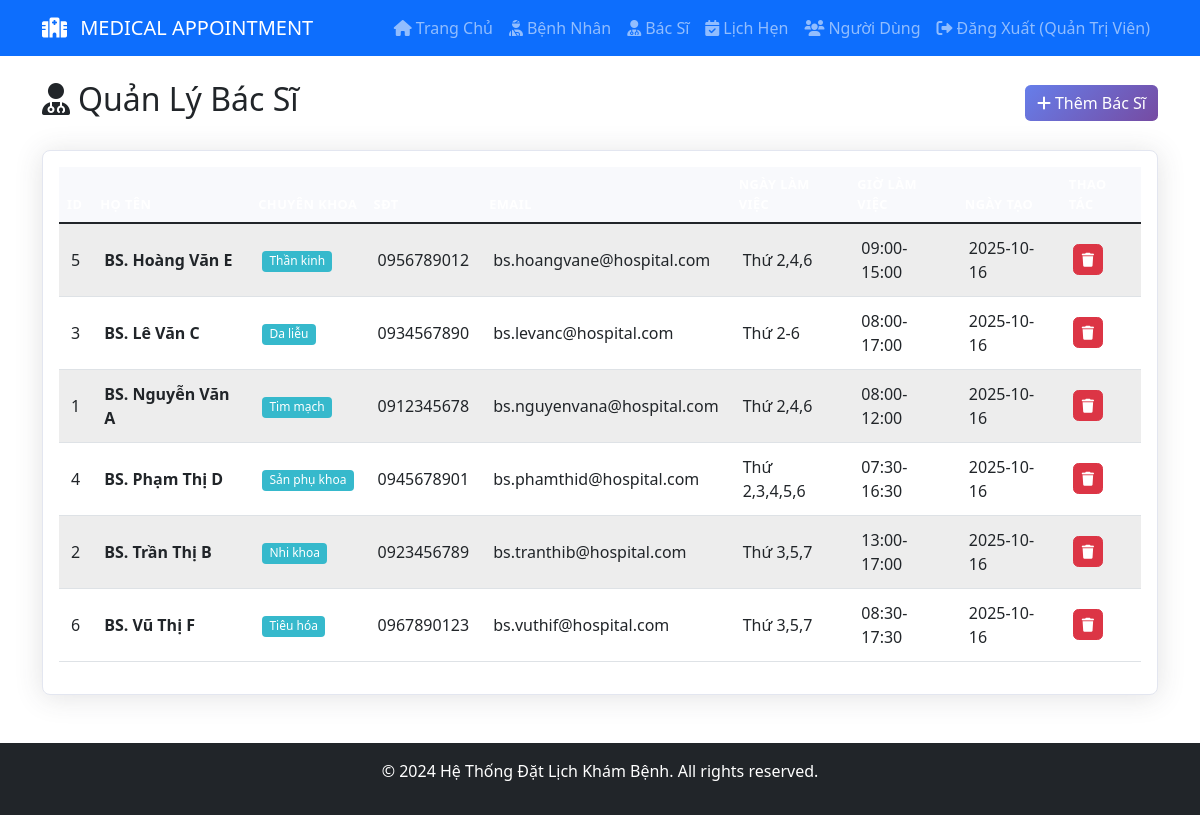
/doctors (signed in), run on the app's committed database.
### tables this page shows
CREATE TABLE users (
            id INTEGER PRIMARY KEY AUTOINCREMENT,
            username TEXT UNIQUE NOT NULL,
            password TEXT NOT NULL,
            role TEXT NOT NULL,
            name TEXT,
            phone TEXT,
            email TEXT,
            created_at TIMESTAMP DEFAULT CURRENT_TIMESTAMP
        );

CREATE TABLE doctors (
            id INTEGER PRIMARY KEY AUTOINCREMENT,
            name TEXT NOT NULL,
            specialization TEXT NOT NULL,
            phone TEXT NOT NULL,
            email TEXT,
            available_days TEXT,
            available_time TEXT,
            created_at TIMESTAMP DEFAULT CURRENT_TIMESTAMP
        );

### app.py (the view)
    def decorated_function(*args, **kwargs):
        if not current_user.is_authenticated or current_user.role not in ['admin', 'receptionist']:
            flash('Bạn không có quyền truy cập trang này!', 'error')
            return redirect(url_for('home'))
        return f(*args, **kwargs)

### app.py (called while the page is built)
@login_manager.user_loader
def load_user(user_id):
    conn = get_db_connection()
    user = conn.execute('SELECT * FROM users WHERE id = ?', (user_id,)).fetchone()
    conn.close()
    if user:
        return User(user['id'], user['username'], user['role'], user['name'], user['email'])
    return None

def get_db_connection():
    conn = sqlite3.connect(DATABASE)
    conn.row_factory = sqlite3.Row
    return conn

def staff_required(f):
    def decorated_function(*args, **kwargs):
        if not current_user.is_authenticated or current_user.role not in ['admin', 'receptionist']:
            flash('Bạn không có quyền truy cập trang này!', 'error')
            return redirect(url_for('home'))
        return f(*args, **kwargs)
    decorated_function.__name__ = f.__name__
    return decorated_function

@app.route('/doctors')
@staff_required
def doctors():
    conn = get_db_connection()
    doctors = conn.execute('SELECT * FROM doctors ORDER BY name').fetchall()
    conn.close()
    return render_template('doctors.html', doctors=doctors)

### templates/doctors.html (shortened to what this page needs)
{% extends "base.html" %}
{% block content %}
<div class="d-flex justify-content-between align-items-center mb-4">
    <h2><i class="fas fa-user-md me-2"></i>Quản Lý Bác Sĩ</h2>
    <button class="btn btn-primary" data-bs-toggle="modal" data-bs-target="#addDoctorModal">
        <i class="fas fa-plus me-1"></i>Thêm Bác Sĩ
    </button>
</div>
<div class="card">
    <div class="card-body">
        <div class="table-responsive">
            <table class="table table-striped table-hover">
                <thead class="table-dark">
                    <tr>
                        <th>ID</th>
                        <th>Họ Tên</th>
                        <th>Chuyên Khoa</th>
                        <th>SĐT</th>
                        <th>Email</th>
                        <th>Ngày Làm Việc</th>
                        <th>Giờ Làm Việc</th>
                        <th>Ngày Tạo</th>
                        <th>Thao Tác</th>
                    </tr>
                </thead>
                <tbody>
                    {% for doctor in doctors %}
                    <tr>
                        <td>{{ doctor.id }}</td>
                        <td><strong>{{ doctor.name }}</strong></td>
                        <td>
                            <span class="badge bg-info">{{ doctor.specialization }}</span>
                        </td>
                        <td>{{ doctor.phone }}</td>
                        <td>{{ doctor.email or 'N/A' }}</td>
                        <td>{{ doctor.available_days }}</td>
                        <td>{{ doctor.available_time }}</td>
                        <td>{{ doctor.created_at[:10] }}</td>
                        <td>
                            <button class="btn btn-danger btn-sm" data-doctor-id="{{ doctor.id }}" onclick="deleteDoctor(this)">
                                <i class="fas fa-trash"></i>
                            </button>
                        </td>
                    </tr>
                    {% else %}
                    <tr>
                        <td colspan="9" class="text-center text-muted">Chưa có bác sĩ nào</td>
                    </tr>
                    {% endfor %}
                </tbody>
            </table>
        </div>
    </div>
</div>
{% endblock %}

### templates/base.html (shortened to what this page needs)
<!DOCTYPE html>
<html lang="vi">
<head>
    <link href="https://cdn.jsdelivr.net/npm/bootstrap@5.1.3/dist/css/bootstrap.min.css" rel="stylesheet">
    <link href="https://cdnjs.cloudflare.com/ajax/libs/font-awesome/6.0.0/css/all.min.css" rel="stylesheet">
    <link href="{{ url_for('static', filename='css/style.css') }}" rel="stylesheet">
</head>
<body>
    {% if current_user.is_authenticated %}
    <nav class="navbar navbar-expand-lg navbar-dark bg-primary">
        <div class="container">
            <a class="navbar-brand" href="{{ url_for('home') }}">
                <i class="fas fa-hospital-alt me-2"></i>
                MEDICAL APPOINTMENT
            </a>
            <div class="collapse navbar-collapse" id="navbarNav">
                <ul class="navbar-nav ms-auto">
                    {% if current_user.role == 'patient' %}
                    <li class="nav-item">
                        <a class="nav-link" href="{{ url_for('patient_dashboard') }}">
                            <i class="fas fa-tachometer-alt me-1"></i>Dashboard
                        </a>
                    </li>
                    {% else %}
                    <li class="nav-item">
                        <a class="nav-link" href="{{ url_for('home') }}">
                            <i class="fas fa-home me-1"></i>Trang Chủ
                        </a>
                    </li>
                    <li class="nav-item">
                        <a class="nav-link" href="{{ url_for('patients') }}">
                            <i class="fas fa-user-injured me-1"></i>Bệnh Nhân
                        </a>
                    </li>
                    <li class="nav-item">
                        <a class="nav-link" href="{{ url_for('doctors') }}">
                            <i class="fas fa-user-md me-1"></i>Bác Sĩ
                        </a>
                    </li>
                    <li class="nav-item">
                        <a class="nav-link" href="{{ url_for('appointments') }}">
                            <i class="fas fa-calendar-check me-1"></i>Lịch Hẹn
                        </a>
                    </li>
                    {% if current_user.role == 'admin' %}
                    <li class="nav-item">
                        <a class="nav-link" href="{{ url_for('users') }}">
                            <i class="fas fa-users me-1"></i>Người Dùng
                        </a>
                    </li>
                    {% endif %}
                    {% endif %}
                    <li class="nav-item">
                        <a class="nav-link" href="{{ url_for('logout') }}">
                            <i class="fas fa-sign-out-alt me-1"></i>Đăng Xuất ({{ current_user.name }})
                        </a>
                    </li>
                </ul>
            </div>
        </div>
    </nav>
    {% endif %}
    <div class="container mt-4">
        {% block content %}{% endblock %}
    </div>
    <footer class="bg-dark text-white text-center py-3 mt-5">
        <div class="container">
            <p>&copy; 2024 Hệ Thống Đặt Lịch Khám Bệnh. All rights reserved.</p>
        </div>
    </footer>
</body>
</html>

### static/css/style.css (style rules this page uses)
.card { box-shadow: 0 0.15rem 1.75rem 0 rgba(58, 59, 69, 0.15); border: 1px solid #e3e6f0; border-radius: 0.5rem; }
.table th { border-top: none; font-weight: 600; text-transform: uppercase; font-size: 0.8rem; letter-spacing: 0.5px; background-color: #f8f9fc; }
.table td { vertical-align: middle; padding: 0.75rem; }
.table-striped tbody tr:nth-of-type(odd) { background-color: rgba(0, 0, 0, 0.02); }
.badge { font-size: 0.75em; font-weight: 500; padding: 0.4em 0.6em; }
.btn { border-radius: 0.35rem; font-weight: 500; transition: all 0.15s ease-in-out; }
.btn-primary { background: linear-gradient(135deg, #667eea 0%, #764ba2 100%); border: none; }
.btn-sm { padding: 0.25rem 0.5rem; font-size: 0.875rem; }
.badge.bg-info { background-color: #36b9cc !important; }

### data on the page
users: name "Quản Trị Viên"
doctors: id "5", name "BS. Hoàng Văn E", specialization "Thần kinh", phone "0956789012", email "bs.hoangvane@hospital.com", available_days "Thứ 2,4,6", available_time "09:00-15:00", created_at "2025-10-16"
doctors: id "3", name "BS. Lê Văn C", specialization "Da liễu", phone "0934567890", email "bs.levanc@hospital.com", available_days "Thứ 2-6", available_time "08:00-17:00", created_at "2025-10-16"
doctors: id "1", name "BS. Nguyễn Văn A", specialization "Tim mạch", phone "0912345678", email "bs.nguyenvana@hospital.com", available_days "Thứ 2,4,6", available_time "08:00-12:00", created_at "2025-10-16"
doctors: id "4", name "BS. Phạm Thị D", specialization "Sản phụ khoa", phone "0945678901", email "bs.phamthid@hospital.com", available_days "Thứ 2,3,4,5,6", available_time "07:30-16:30", created_at "2025-10-16"
doctors: id "2", name "BS. Trần Thị B", specialization "Nhi khoa", phone "0923456789", email "bs.tranthib@hospital.com", available_days "Thứ 3,5,7", available_time "13:00-17:00", created_at "2025-10-16"
doctors: id "6", name "BS. Vũ Thị F", specialization "Tiêu hóa", phone "0967890123", email "bs.vuthif@hospital.com", available_days "Thứ 3,5,7", available_time "08:30-17:30", created_at "2025-10-16"
